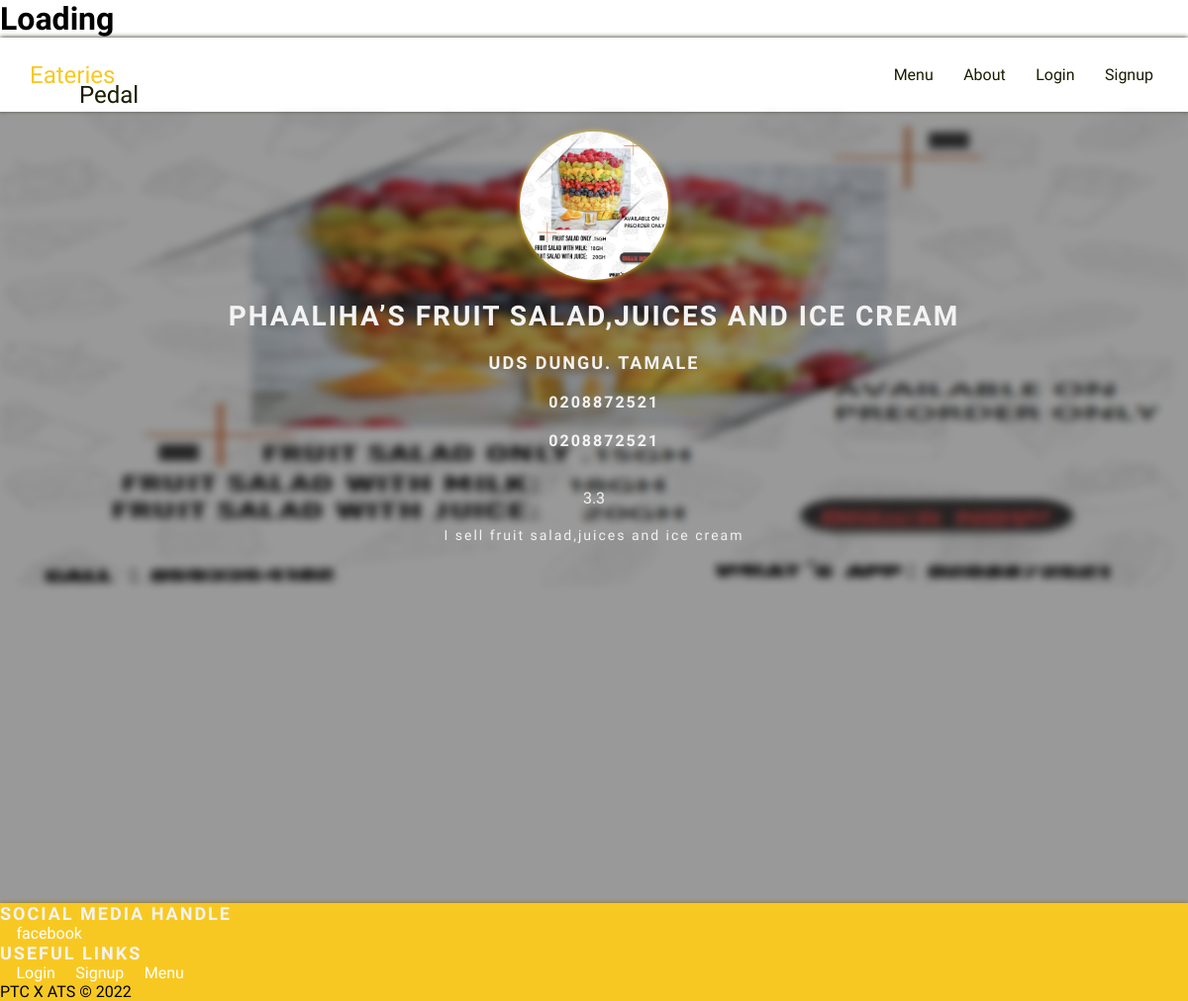
The app's page /vendor/4/profile with its own data.
### vendor/models.py (models this page shows)
class VendorAcount(models.Model):
    user = models.ForeignKey(User, related_name='vendor', on_delete=models.CASCADE, blank=True, null=True)
    business_name = models.CharField(max_length=255)
    photo = models.ImageField(default="profile/logo.png",  upload_to='profile/')
    location = models.CharField(max_length=255)
    contact = models.CharField(max_length=15)
    contact_2 = models.CharField(max_length=15, null=True, blank=True)
    ratings = models.BigIntegerField(default=0)
    description = models.CharField(max_length=1024)
    def __str__(self):
        return self.business_name

### home/views.py (the view)
# urls.py: path('vendor/<int:vendorID>/profile', vendorProfileView, name='vendorProfile'),
def vendorProfileView(request, vendorID):
    vendor = get_object_or_404(VendorAcount, id=vendorID)
    context={
        'title': f'{vendor} Profile',
        'vendor': vendor,
        }
    return render(request, 'vendorProfile.html', context)

### templates/vendorProfile.html
{% extends 'base.html' %}
{% load static %}
{% block content %}
    <div class="profile-card">
        <img src="{{vendor.photo.url}}" class="profile-card-bg-img">
        <div class="profile-card-content">
            <div class="flex-center-column gap-20">
                <img src="{{ vendor.photo.url }}" class="profile-pic-rounded shadow-pr">
                <h1 class="text-light f-28 uppercase text-space">{{vendor}}</h1>
                <h1 class="text-light f-18 uppercase text-space">{{vendor.location}}</h1>
                <h1 class="text-light f-16 uppercase text-space"><i class="fa fa-phone"></i> {{vendor.contact}}</h1>
                <h1 class="text-light f-16 uppercase text-space"><i class="fa fa-phone"></i> {{vendor.contact_2}}</h1>
                <div class="flex-center-column text-pr">
                    <div>
                        <i class="fa fa-star"></i>
                        <i class="fa fa-star"></i>
                        <i class="fa fa-star"></i>
                    </div>
                    <div class="f-16 text-light">3.3</div>
                </div>
                <div class="f-14 text-light text-space mi-20">
                    {{vendor.description}}
                </div>
            </div>
        </div>
    </div>
{% endblock %}

### static/style.css (style rules this page uses)
:root { --pl-color : #FAE800; --pr-color : #F8C822; --danger-color: #c93712; --success-color: #0fb400; --hpr-color: #c9a112; --dk-color: rgb(24, 29, 1); --gray-color: #686868; --whitish: hsl(0, 0%, 100%); --white: #F3F3F3; }
* { margin: 0; padding: 0; font-family: 'Electrolize'; box-sizing: border-box; text-decoration: none; scroll-behavior: smooth; }
.gap-20 { gap:20px; }
.f-14 { font-size: 14px; }
.f-16 { font-size: 16px; }
.f-18 { font-size: 18px; }
.f-28 { font-size: 28px; }
.text-pr { color: var(--pr-color); }
.text-light { color: var(--white); }
.uppercase { text-transform: uppercase; }
.text-space { letter-spacing: 2px; }
.mi-20 { margin-inline: 20px; }
.shadow-pr { box-shadow: 0 0 5px var(--pr-color); }
.flex-center-column { display: flex; justify-content: center; align-items: center; flex-direction: column; }
.profile-card { width: 100%; height: 100vh; position: relative; }
.profile-card-bg-img { width: 100%; height: 60vh; position: absolute; top: 0; bottom: 0; left: 0; right: 0; filter: blur(4px); overflow: hidden; }
.profile-card-content { width: 100%; height: 100%; position: absolute; padding: 20px; background-color: rgba(0, 0, 0, 0.4); display: flex; flex-direction: column; }
.profile-pic-rounded { width: 150px; aspect-ratio: 1; border-radius: 100px; }

### static/css/brands.css (style rules this page uses)
:root, :host { --fa-font-brands: normal 400 1em/1 "Font Awesome 6 Brands"; }

### records on screen
VendorAcount: photo (picture), business_name "PHAALIHA’S FRUIT SALAD,JUICES AND ICE CREAM", location "UDS DUNGU. TAMALE", contact "0208872521", contact_2 "0208872521", description "I sell fruit salad,juices and ice cream"
